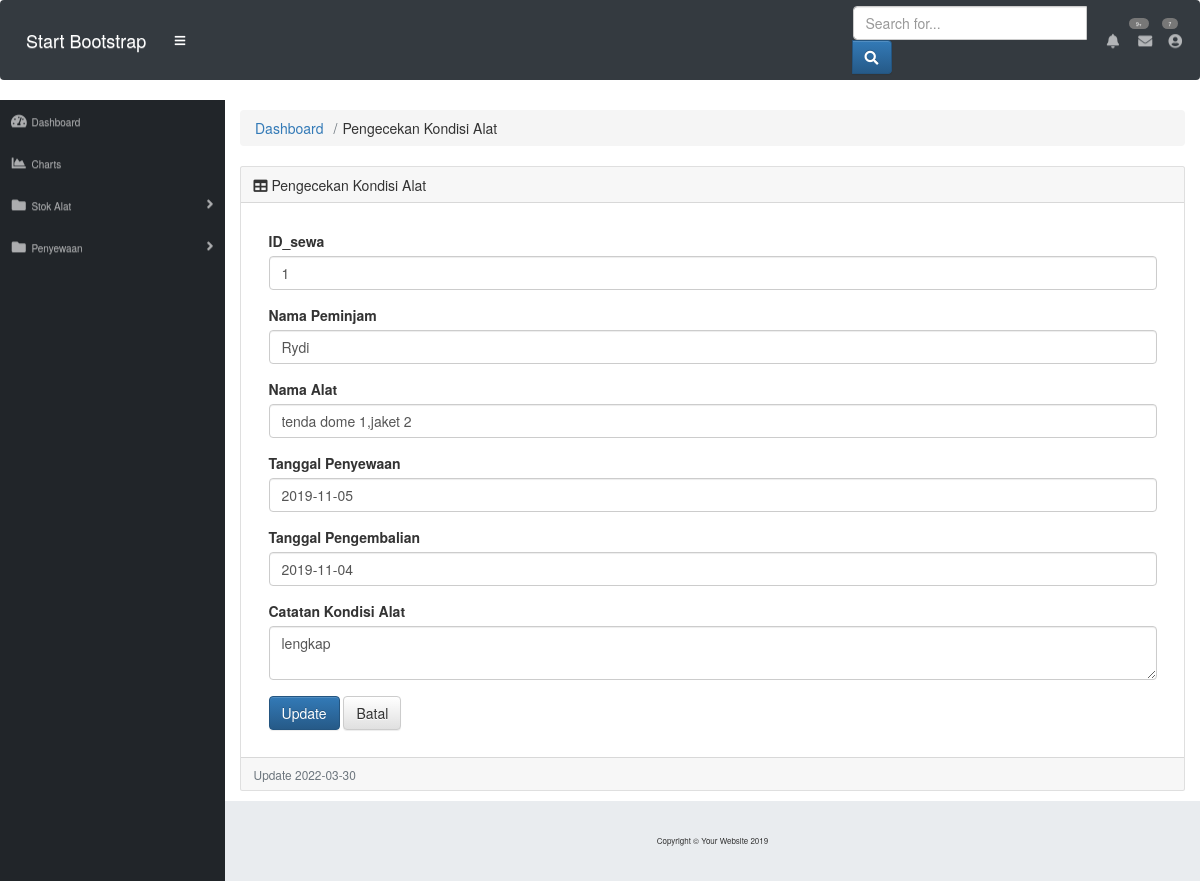
The page /Pengembalian_gudang/cek/1 on the database its author committed.
### tables this page shows
CREATE TABLE `pengembalian` (
  `ID_pengembalian` int(11) NOT NULL,
  `nama_alat` varchar(255) NOT NULL,
  `tgl_penyewaan` date NOT NULL,
  `tgl_pengembalian` date NOT NULL,
  `deskripsi_kondisi_alat` text NOT NULL,
  `ID_sewa` int(11) NOT NULL,
  `status_pengembalian` varchar(80) NOT NULL,
  `nama` varchar(80) NOT NULL,
  `jumlah_alat` int(80) NOT NULL
);

### application/controllers/Pengembalian_gudang.php (called while the page is built, shortened)
<?php
class Pengembalian_gudang extends CI_Controller {
	 function __construct(){
		$this->load->model('m_pengembalian_gudang');
        $this->load->helper('url');
	}
	public function cek($kode = 0){
		$this->load->model('m_pengembalian_gudang');
		$data_soal = $this->m_pengembalian_gudang->Ambil("where ID_pengembalian = '$kode'")->result_array();
		$data = array(
			'ID_pengembalian' => $data_soal[0]['ID_pengembalian'],
			'ID_sewa' => $data_soal[0]['ID_sewa'],
			'nama' => $data_soal[0]['nama'],
			'tgl_penyewaan' => $data_soal[0]['tgl_penyewaan'],
			'tgl_pengembalian' => $data_soal[0]['tgl_pengembalian'],
			'nama_alat' => $data_soal[0]['nama_alat'],
			'deskripsi_kondisi_alat' => $data_soal[0]['deskripsi_kondisi_alat'],
		);
		$this->load->view('gudang/v_pengecekan_alat', $data);
	}
}

### index.php (called while the page is built, shortened)
<?php
require_once BASEPATH.'core/CodeIgniter.php';

### application/models/m_pengembalian_gudang.php (called while the page is built, shortened)
<?php
class M_pengembalian_gudang extends CI_Model {
 public function Ambil($where= "") {
      $data = $this->db->query('select * from pengembalian '.$where);
      return $data;
  }
}

### application/views/gudang/v_pengecekan_alat.php (the view, shortened to what this page needs)
<!DOCTYPE html>
<html lang="en">
<head>
  <link href="<?php echo base_url().'assets/sbadmin/vendor/fontawesome-free/css/all.min.css'?>" rel="stylesheet" type="text/css">
  <link href="<?php echo base_url().'assets/sbadmin/vendor/datatables/dataTables.bootstrap4.css'?>" rel="stylesheet" >
  <link href="<?php echo base_url().'assets/sbadmin/css/sb-admin.css'?>" rel="stylesheet">
	<link rel="stylesheet" href="https://maxcdn.bootstrapcdn.com/bootstrap/3.3.6/css/bootstrap.min.css">
	<link rel="stylesheet" href="https://maxcdn.bootstrapcdn.com/bootstrap/3.3.6/css/bootstrap-theme.min.css">
</head>
<body id="page-top">
  <nav class="navbar navbar-expand navbar-dark bg-dark static-top">
    <a class="navbar-brand mr-1" href="index.html">Start Bootstrap</a>
    <button class="btn btn-link btn-sm text-white order-1 order-sm-0" id="sidebarToggle" href="#">
      <i class="fas fa-bars"></i>
    </button>
    <form class="d-none d-md-inline-block form-inline ml-auto mr-0 mr-md-3 my-2 my-md-0">
      <div class="input-group">
        <input type="text" class="form-control" placeholder="Search for..." aria-label="Search" aria-describedby="basic-addon2">
        <div class="input-group-append">
          <button class="btn btn-primary" type="button">
            <i class="fas fa-search"></i>
          </button>
        </div>
      </div>
    </form>
    <ul class="navbar-nav ml-auto ml-md-0">
      <li class="nav-item dropdown no-arrow mx-1">
        <a class="nav-link dropdown-toggle" href="#" id="alertsDropdown" role="button" data-toggle="dropdown" aria-haspopup="true" aria-expanded="false">
          <i class="fas fa-bell fa-fw"></i>
          <span class="badge badge-danger">9+</span>
        </a>
      </li>
      <li class="nav-item dropdown no-arrow mx-1">
        <a class="nav-link dropdown-toggle" href="#" id="messagesDropdown" role="button" data-toggle="dropdown" aria-haspopup="true" aria-expanded="false">
          <i class="fas fa-envelope fa-fw"></i>
          <span class="badge badge-danger">7</span>
        </a>
      </li>
      <li class="nav-item dropdown no-arrow">
        <a class="nav-link dropdown-toggle" href="#" id="userDropdown" role="button" data-toggle="dropdown" aria-haspopup="true" aria-expanded="false">
          <i class="fas fa-user-circle fa-fw"></i>
        </a>
      </li>
    </ul>
  </nav>
  <div id="wrapper">
        <ul class="sidebar navbar-nav">
      <li class="nav-item ">
        <a class="nav-link" href="<?php echo site_url('Dasboard/index') ?>">
          <i class="fas fa-fw fa-tachometer-alt"></i>
          <span>Dashboard</span>
        </a>
      </li>
	  <li class="nav-item">
        <a class="nav-link" href="charts.html">
          <i class="fas fa-fw fa-chart-area"></i>
          <span>Charts</span></a>
      </li>
      <li class="nav-item dropdown">
        <a class="nav-link dropdown-toggle" href="#" id="pagesDropdown" role="button" data-toggle="dropdown" aria-haspopup="true" aria-expanded="false">
          <i class="fas fa-fw fa-folder"></i>
          <span>Stok Alat</span>
        </a>
      </li>
      <li class="nav-item dropdown">
        <a class="nav-link dropdown-toggle" href="#" id="pagesDropdown" role="button" data-toggle="dropdown" aria-haspopup="true" aria-expanded="false">
          <i class="fas fa-fw fa-folder"></i>
          <span>Penyewaan</span>
        </a>
      </li>
    </ul>
    <div id="content-wrapper">
      <div class="container-fluid">
        <ol class="breadcrumb">
          <li class="breadcrumb-item">
            <a href="#">Dashboard</a>
          </li>
          <li class="breadcrumb-item ">Pengecekan Kondisi Alat</li>
        </ol>
        <div class="card mb-3">
          <div class="card-header">
            <i class="fas fa-table"></i>
            Pengecekan Kondisi Alat</div>
        <div class="card-body">
            <div class="table-responsive">
            <form role="form" action="<?php echo base_url(); ?>Pengembalian_gudang/update" method="POST" enctype="multipart/form-data">
					<div class="panel-body">
                <form action="">
                    <fieldset>
                        <div class="form-group">
                            <label>ID_sewa</label>
                            <input class="form-control" name="ID_sewa" value="<?php echo $ID_sewa; ?>" />
                        </div>
                        <div class="form-group">
                            <label>Nama Peminjam</label>
                            <input class="form-control" name="nama" value="<?php echo $nama; ?>" />
                        </div>
                        <div class="form-group">
                            <label>Nama Alat</label>
                            <input class="form-control" name="nama_alat" value="<?php echo $nama_alat; ?>" />
                        </div>
						<div class="form-group">
                            <label>Tanggal Penyewaan</label>
                            <input class="form-control"  name="tgl_penyewaan" value="<?php echo $tgl_penyewaan; ?>" />
                        </div>
                        <div class="form-group">
                            <label>Tanggal Pengembalian</label>
                            <input class="form-control" name="tgl_pengembalian" value="<?php echo $tgl_pengembalian; ?>" />
                        </div>
						<div class="form-group">
                            <label>Catatan Kondisi Alat</label>
                            <textarea class="form-control"  name="deskripsi"><?php echo $deskripsi_kondisi_alat; ?></textarea>
                        </div>
                    </fieldset>
                        <div>
                             <i class="col-sm-offset-2 col-sm-10"></i>
                                <button type="submit" class="btn btn-primary">Update</button>
								<a class="btn btn-default" href="<?php echo base_url();?>Pengembalian_gudang/index">Batal</a>
						</div>
                </form>
            </div>
			</form>
            </div>
        </div>
          <div class="card-footer small text-muted"><?php echo "Update " . date("Y-m-d") . "<br>";?></div>
        </div>
      </div>
      <footer class="sticky-footer">
        <div class="container my-auto">
          <div class="copyright text-center my-auto">
            <span>Copyright © Your Website 2019</span>
          </div>
        </div>
      </footer>
    </div>
  </div>
</body>
</html>

### rows shown on the page
pengembalian: ID_sewa "1", nama "Rydi", nama_alat "tenda dome 1,jaket 2", tgl_penyewaan "2019-11-05", tgl_pengembalian "2019-11-04", deskripsi "lengkap"
